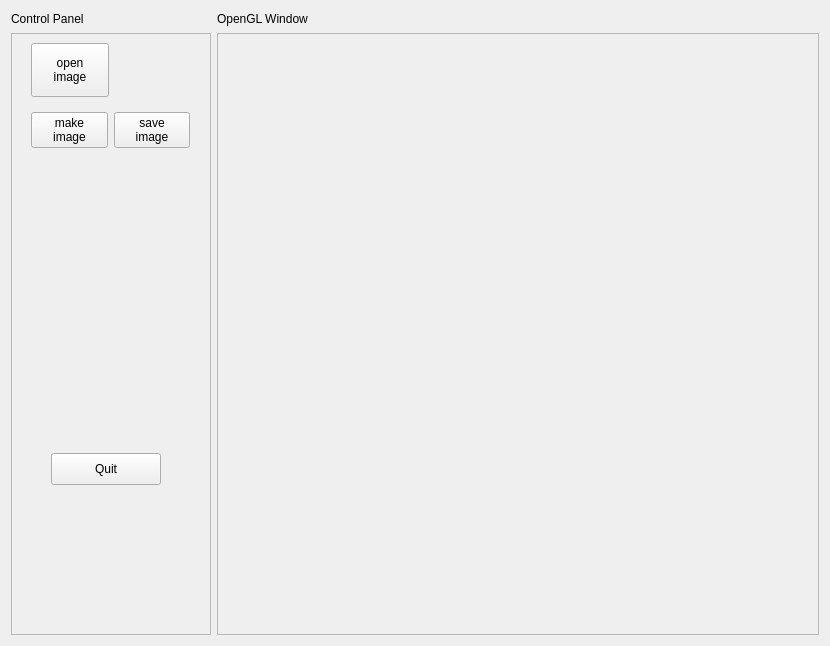
<?xml version="1.0" encoding="UTF-8"?>
<ui version="4.0">
 <class>frmMain</class>
 <widget class="QWidget" name="frmMain">
  <property name="geometry">
   <rect>
    <x>0</x>
    <y>0</y>
    <width>830</width>
    <height>646</height>
   </rect>
  </property>
  <property name="windowTitle">
   <string>QT skeleton - BW 2014</string>
  </property>
  <layout class="QGridLayout" name="gridLayout">
   <item row="1" column="1">
    <widget class="QFrame" name="controlFrame">
     <property name="minimumSize">
      <size>
       <width>200</width>
       <height>470</height>
      </size>
     </property>
     <property name="maximumSize">
      <size>
       <width>200</width>
       <height>16777215</height>
      </size>
     </property>
     <property name="frameShape">
      <enum>QFrame::StyledPanel</enum>
     </property>
     <property name="frameShadow">
      <enum>QFrame::Raised</enum>
     </property>
     <widget class="QPushButton" name="pushButton">
      <property name="geometry">
       <rect>
        <x>20</x>
        <y>10</y>
        <width>78</width>
        <height>54</height>
       </rect>
      </property>
      <property name="text">
       <string>open
image</string>
      </property>
     </widget>
     <widget class="QPushButton" name="pushButton_4">
      <property name="geometry">
       <rect>
        <x>40</x>
        <y>420</y>
        <width>110</width>
        <height>32</height>
       </rect>
      </property>
      <property name="text">
       <string>Quit</string>
      </property>
     </widget>
     <widget class="QWidget" name="layoutWidget">
      <property name="geometry">
       <rect>
        <x>20</x>
        <y>70</y>
        <width>159</width>
        <height>54</height>
       </rect>
      </property>
      <layout class="QHBoxLayout" name="horizontalLayout">
       <item>
        <widget class="QPushButton" name="pushButton_3">
         <property name="text">
          <string>make
image</string>
         </property>
        </widget>
       </item>
       <item>
        <widget class="QPushButton" name="pushButton_2">
         <property name="text">
          <string>save
image</string>
         </property>
        </widget>
       </item>
      </layout>
     </widget>
    </widget>
   </item>
   <item row="0" column="1">
    <widget class="QLabel" name="label">
     <property name="minimumSize">
      <size>
       <width>100</width>
       <height>16</height>
      </size>
     </property>
     <property name="maximumSize">
      <size>
       <width>100</width>
       <height>16</height>
      </size>
     </property>
     <property name="text">
      <string>Control Panel</string>
     </property>
    </widget>
   </item>
   <item row="0" column="2">
    <widget class="QLabel" name="label_2">
     <property name="minimumSize">
      <size>
       <width>100</width>
       <height>16</height>
      </size>
     </property>
     <property name="maximumSize">
      <size>
       <width>100</width>
       <height>16</height>
      </size>
     </property>
     <property name="text">
      <string>OpenGL Window</string>
     </property>
    </widget>
   </item>
   <item row="1" column="2" colspan="2">
    <widget class="QScrollArea" name="glWidgetArea">
     <property name="sizePolicy">
      <sizepolicy hsizetype="Ignored" vsizetype="Ignored">
       <horstretch>0</horstretch>
       <verstretch>0</verstretch>
      </sizepolicy>
     </property>
     <property name="minimumSize">
      <size>
       <width>580</width>
       <height>470</height>
      </size>
     </property>
     <property name="verticalScrollBarPolicy">
      <enum>Qt::ScrollBarAlwaysOff</enum>
     </property>
     <property name="horizontalScrollBarPolicy">
      <enum>Qt::ScrollBarAlwaysOff</enum>
     </property>
     <property name="widgetResizable">
      <bool>true</bool>
     </property>
     <widget class="QWidget" name="scrollAreaWidgetContents">
      <property name="geometry">
       <rect>
        <x>0</x>
        <y>0</y>
        <width>604</width>
        <height>604</height>
       </rect>
      </property>
     </widget>
    </widget>
   </item>
  </layout>
 </widget>
 <resources/>
 <connections>
  <connection>
   <sender>pushButton</sender>
   <signal>clicked()</signal>
   <receiver>frmMain</receiver>
   <slot>openImage()</slot>
   <hints>
    <hint type="sourcelabel">
     <x>80</x>
     <y>77</y>
    </hint>
    <hint type="destinationlabel">
     <x>222</x>
     <y>151</y>
    </hint>
   </hints>
  </connection>
  <connection>
   <sender>pushButton_2</sender>
   <signal>clicked()</signal>
   <receiver>frmMain</receiver>
   <slot>saveImage()</slot>
   <hints>
    <hint type="sourcelabel">
     <x>159</x>
     <y>132</y>
    </hint>
    <hint type="destinationlabel">
     <x>221</x>
     <y>78</y>
    </hint>
   </hints>
  </connection>
  <connection>
   <sender>pushButton_3</sender>
   <signal>clicked()</signal>
   <receiver>frmMain</receiver>
   <slot>makeImage()</slot>
   <hints>
    <hint type="sourcelabel">
     <x>62</x>
     <y>135</y>
    </hint>
    <hint type="destinationlabel">
     <x>214</x>
     <y>243</y>
    </hint>
   </hints>
  </connection>
  <connection>
   <sender>pushButton_4</sender>
   <signal>clicked()</signal>
   <receiver>frmMain</receiver>
   <slot>close()</slot>
   <hints>
    <hint type="sourcelabel">
     <x>126</x>
     <y>473</y>
    </hint>
    <hint type="destinationlabel">
     <x>223</x>
     <y>484</y>
    </hint>
   </hints>
  </connection>
 </connections>
 <slots>
  <slot>clear()</slot>
  <slot>showImage(bool)</slot>
  <slot>aboutBut()</slot>
  <slot>helpBut()</slot>
  <slot>saveImage()</slot>
  <slot>openImage()</slot>
  <slot>makeImage()</slot>
 </slots>
</ui>
